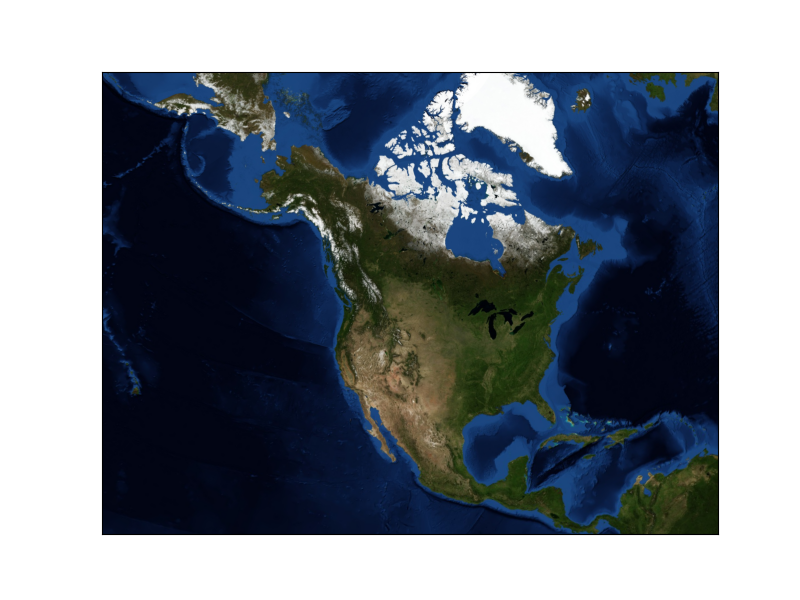

Generate this figure with Python:
from mpl_toolkits.basemap import Basemap
import matplotlib.pyplot as plt
# setup Lambert Conformal basemap.
# set resolution=None to skip processing of boundary datasets.
m = Basemap(width=12000000,height=9000000,projection='lcc',
            resolution=None,lat_1=45.,lat_2=55,lat_0=50,lon_0=-107.)
m.bluemarble()
plt.show()
